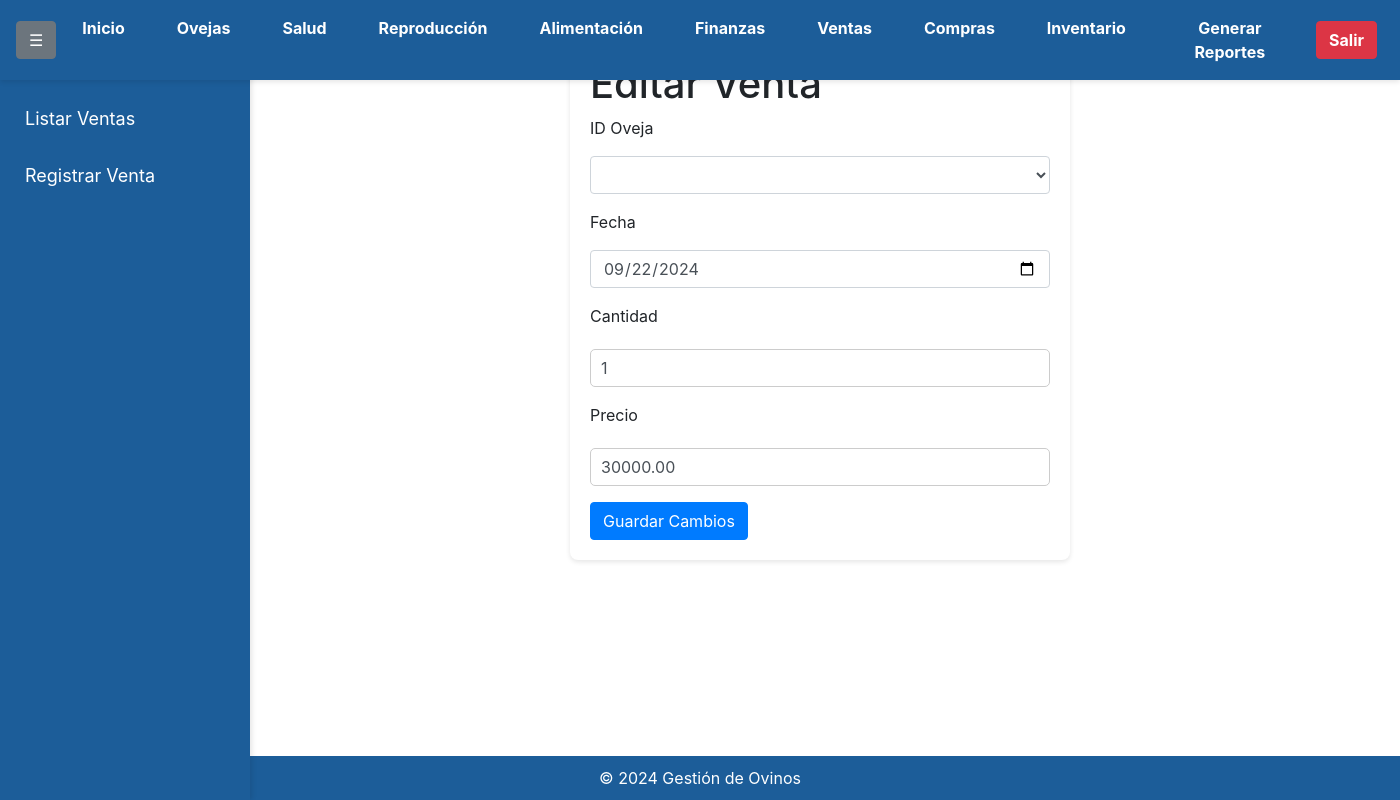
/editar_venta/1 (signed in), run on the app's committed database.
### app/models.py (models this page shows)
class Venta(db.Model):
    id = db.Column(db.Integer, primary_key=True)
    id_oveja = db.Column(db.Integer, db.ForeignKey('oveja.id'), nullable=False)
    fecha = db.Column(db.Date, nullable=False)
    cantidad = db.Column(db.Integer, nullable=False)
    precio = db.Column(db.Float, nullable=False)
    user_id = db.Column(db.Integer, db.ForeignKey('user.id'), nullable=False)
    oveja = db.relationship('Oveja', backref='ventas')
    user = db.relationship('User', backref='ventas')

### app/routes.py (the view, shortened to what this page needs)
@app.route('/editar_venta/<int:id>', methods=['GET', 'POST'])
@login_required
def editar_venta(id):
    venta = Venta.query.filter_by(id=id, user_id=current_user.id).first_or_404()
    form = VentaForm(obj=venta)
    return render_template('editar_venta.html', form=form, venta=venta)

### app/forms.py
class VentaForm(FlaskForm):
    id_oveja = SelectField('ID Oveja', choices=[], coerce=int, validators=[Optional()])
    fecha = DateField('Fecha', format='%Y-%m-%d', validators=[DataRequired()])
    cantidad = IntegerField('Cantidad', validators=[DataRequired(), NumberRange(min=1)])
    precio = DecimalField('Precio', validators=[DataRequired(), NumberRange(min=0)])
    submit = SubmitField('Guardar')

### app/__init__.py (called while the page is built)
@login_manager.user_loader
def load_user(user_id):
    return User.query.get(int(user_id))

### app/templates/editar_venta.html (shortened to what this page needs)
<!DOCTYPE html>
<html lang="es">
<head>
    <link rel="stylesheet" href="{{ url_for('static', filename='styles.css') }}">
    <link rel="stylesheet" href="https://maxcdn.bootstrapcdn.com/bootstrap/4.5.2/css/bootstrap.min.css">
</head>
<body>
    <nav class="navbar navbar-expand-lg navbar-light">
        <div class="collapse navbar-collapse" id="navbarNav">
            <button class="btn btn-secondary ml-2" id="toggleSidebar">☰</button>
            <ul class="navbar-nav mr-auto">
                <li class="nav-item">
                    <a class="nav-link text-white" href="{{ url_for('index') }}">Inicio</a>
                </li>
                <li class="nav-item">
                    <a class="nav-link text-white" href="{{ url_for('oveja') }}">Ovejas</a>
                </li>
                <li class="nav-item">
                    <a class="nav-link text-white" href="{{ url_for('salud') }}">Salud</a>
                </li>
                <li class="nav-item">
                    <a class="nav-link text-white" href="{{ url_for('reproduccion') }}">Reproducción</a>
                </li>
                <li class="nav-item">
                    <a class="nav-link text-white" href="{{ url_for('alimentacion') }}">Alimentación</a>
                </li>
                <li class="nav-item">
                    <a class="nav-link text-white" href="{{ url_for('finanzas') }}">Finanzas</a>
                </li>
                <li class="nav-item">
                    <a class="nav-link text-white" href="{{ url_for('venta') }}">Ventas</a>
                </li>
                <li class="nav-item">
                    <a class="nav-link text-white" href="{{ url_for('compra') }}">Compras</a>
                </li>
                <li class="nav-item">
                    <a class="nav-link text-white" href="{{ url_for('inventario') }}">Inventario</a>
                </li>
                <li class="nav-item">
                    <a class="nav-link text-white" href="{{ url_for('reportes_view') }}">Generar Reportes</a>
                </li>
            </ul>
            <a href="{{ url_for('logout') }}" class="btn btn-danger ml-2">Salir</a>
        </div>
    </nav>
    <div class="sidebar" id="sidebar">
        <ul class="nav flex-column">
            <li class="nav-item">
                <a class="nav-link text-white" href="{{ url_for('listar_venta') }}">Listar Ventas</a>
            </li>
            <li class="nav-item">
                <a class="nav-link text-white" href="{{ url_for('registrar_venta') }}">Registrar Venta</a>
            </li>
        </ul>
    </div>
    <div class="container mt-3">
        <form method="POST" action="{{ url_for('editar_venta', id=venta.id) }}">
            <div class="form-group">
                <h1>Editar Venta</h1>
                <label for="id_oveja">{{ form.id_oveja.label }}</label>
                {{ form.id_oveja(class="form-control") }}
            </div>
            <div class="form-group">
                <label for="fecha">{{ form.fecha.label }}</label>
                {{ form.fecha(class="form-control") }}
            </div>
            <div class="form-group">
                <label for="cantidad">{{ form.cantidad.label }}</label>
                {{ form.cantidad(class="form-control") }}
            </div>
            <div class="form-group">
                <label for="precio">{{ form.precio.label }}</label>
                {{ form.precio(class="form-control") }}
            </div>
            <button type="submit" class="btn btn-primary">Guardar Cambios</button>
        </form>
    </div>
    <footer class="text-center mt-4">
        &copy; 2024 Gestión de Ovinos
    </footer>
</body>
</html>

### app/static/styles.css (style rules this page uses)
body { font-family: 'Arial', sans-serif; background-color: #f0f2f5; color: #333; margin: 0; padding: 0; padding-top: 20px; }
.navbar { background-color: #1c5d99; padding: 10px 20px; text-align: center; box-shadow: 0 2px 5px rgba(0, 0, 0, 0.1); position: fixed; top: 0; left: 0; width: 100%; z-index: 1000; }
.navbar a { color: #ffffff; text-decoration: none; margin: 0 15px; font-weight: bold; }
.sidebar { height: calc(100vh - 35px); width: 250px; position: fixed; top: 35px; right: 0; background-color: #1c5d99; padding-top: 20px; box-shadow: 2px 0 5px rgba(0, 0, 0, 0.1); overflow-y: auto; z-index: 900; }
.sidebar a { padding: 15px 25px; text-decoration: none; font-size: 18px; color: #ffffff; display: block; transition: 0.3s; }
form { max-width: 500px; margin: 20px auto; padding: 20px; background-color: #ffffff; border-radius: 8px; box-shadow: 0 2px 5px rgba(0, 0, 0, 0.1); }
input[type="text"], input[type="number"], input[type="email"], input[type="password"], select, textarea { width: 100%; padding: 10px; margin: 5px 0; border: 1px solid #ccc; border-radius: 5px; box-sizing: border-box; }
.btn { display: inline-block; padding: 10px 15px; background-color: #1c5d99; color: white; text-decoration: none; border-radius: 5px; font-weight: bold; text-align: center; }
footer { background-color: #1c5d99; color: white; text-align: center; padding: 10px; position: fixed; bottom: 0; width: calc(100%); right: 0; z-index: 850; }

### app/templates/editar_venta.html (style rules this page uses)
.sidebar { height: calc(100% - 70px); width: 250px; position: fixed; top: 70px; left: 0; background-color: #1c5d99; transition: margin-left 0.3s; }
.container { margin-left: 250px; transition: margin-left 0.3s; }
.navbar { padding: 0.5rem 0.5rem; position: fixed; width: 100%; z-index: 1000; background-color: #1c5d99; }
.navbar-nav .nav-item { margin: 0 3px; }

### data on the page
Venta: fecha "09/22/2024", cantidad "1", precio "30000.00"
